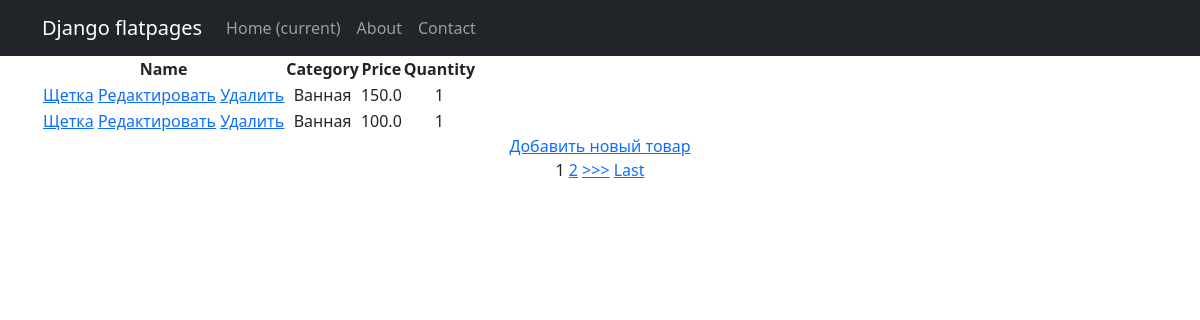
Screenshot of /products/ with the database file from the repository.
### simpleapp/models.py (models this page shows, shortened)
class Product(models.Model):
    name = models.CharField(max_length=200)
    price = models.FloatField(validators=[MinValueValidator(0.0, 'Price should be >= 0.0')])
    quantity = models.IntegerField(validators=[MinValueValidator(0, 'Quantity should be >= 0')])
    category = models.ForeignKey('Category', on_delete=models.CASCADE)

class Category(models.Model):
    name = models.CharField(max_length=200)

### simpleapp/views.py (the view)
# urls.py: path('', Products.as_view()),
class Products(ListView):
    model = Product
    template_name = 'product_list.html'
    context_object_name = 'products'
    ordering = ['-price']
    paginate_by = 1
    def get_context_data(self, **kwargs):
        context = super().get_context_data(**kwargs)
        context['filter'] = ProductFilter(self.request.GET, queryset=self.get_queryset())
        return context

### templates/product_list.html (shortened to what this page needs)
{% extends 'flatpages/default.html' %}
{% block content %}
<table>
    <thead>
        <th>
            Name
        </th>
        <th>
            Category
        </th>
        <th>
            Price
        </th>
        <th>
            Quantity
        </th>
    </thead>
    {% for product in filter.qs %}
    <tr>
        <td>
            <a href="{% url 'product_detail' product.id %}">{{ product.name|title }}</a>
            <a href="{% url 'product_update' product.id %}"><u>Редактировать</u></a>
            <a href="{% url 'product_delete' product.id %}"><u> Удалить </u></a>
        </td>
        <td>
            {{ product.category.name|title }}
        </td>
        <td>
            {{ product.price }}
        </td>
        <td>
            {{ product.quantity }}
        </td>
    </tr>
    {% endfor %}
</table>
<a href="{% url 'product_create' %}">Добавить новый товар</a> <br>
{% if is_paginated %}
    {% for num in page_obj.paginator.page_range %}
        {% if page_obj.number == num %}
            <a>{{ num }}</a>
        {% elif num > page_obj.number|add:'-3' and num < page_obj.number|add:'3' %}
            <a href="?page={{ num }}">{{ num }}</a>
        {% endif %}
    {% endfor %}
    {% if page_obj.has_next %}
        <a href="?page={{ page_obj.next_page_number }}">>>></a>
        <a href="?page={{ page_obj.paginator.num_pages }}">Last</a>
    {% endif %}
{% endif %}
<br>
{% endblock content %}

### rows the page displays
Product: name "Щетка", category.name "Ванная", price "150.0", quantity "1"
Product: name "Щетка", category.name "Ванная", price "100.0", quantity "1"

### other values shown
{{ num }} "1"
{{ num }} "2"
